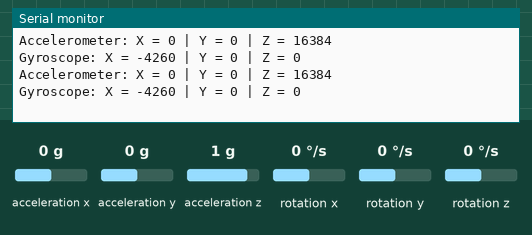
A sketch run on a simulated Arduino Uno, built with avr-gcc and run on an emulated ATmega328P. Shown: the last lines printed to the serial monitor. Wiring (inferred from the names in the program): MPU-6050 motion sensor at I2C address 0x68. The inputs (shaded band) are chosen by the test bench; at power-on: acceleration x 0 g, acceleration y 0 g, acceleration z 1 g, rotation x 0 °/s, rotation y 0 °/s, rotation z 0 °/s.

Above: at 1.8 s.
1.9 s: acceleration x set to -1.4 g
At 2.9 s:
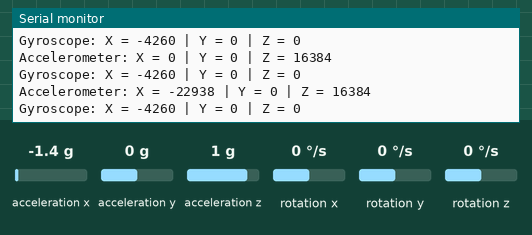
3.4 s: acceleration y set to -1.4 g
At 4.7 s:
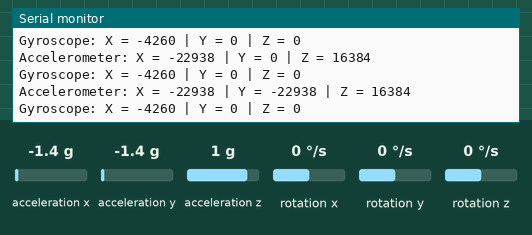
4.9 s: acceleration z set to -1.4 g
At 6.0 s:
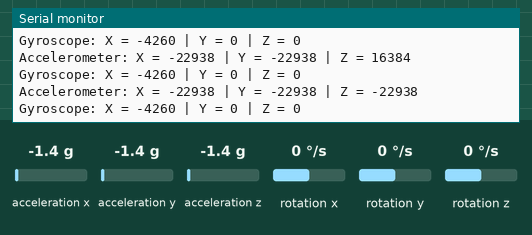
6.4 s: rotation x set to -192 °/s
At 7.7 s:
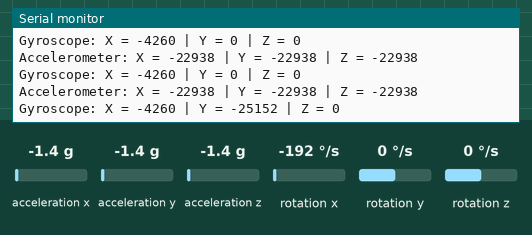
7.9 s: rotation y set to -192 °/s
At 9.1 s:
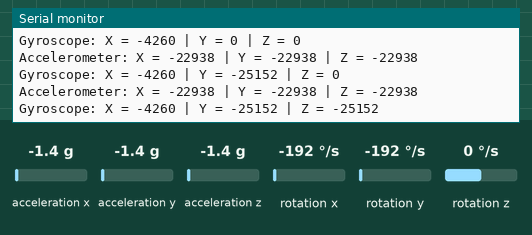

The sketch:

MPU6050.ino
```cpp
#include <Wire.h>
const int MPU_addr = 0x68;  // I2C address of the MPU-6050

int16_t accelerometer_x, accelerometer_y, accelerometer_z;
int16_t gyro_x, gyro_y, gyro_z;

void setup() {
  Wire.begin();
  Wire.beginTransmission(MPU_addr);
  Wire.write(0x6B);  // PWR_MGMT_1 register
  Wire.write(0);     // Wake up the MPU-6050
  Wire.endTransmission(true);
  Serial.begin(9600);
}

void loop() {
  Wire.beginTransmission(MPU_addr);
  Wire.write(0x3B);  // starting with register 0x3B (ACCEL_XOUT_H)
  Wire.endTransmission(false);
  Wire.requestFrom(MPU_addr, 14, true);  // request a total of 14 registers

  accelerometer_x = Wire.read() << 8 | Wire.read();
  accelerometer_y = Wire.read() << 8 | Wire.read();
  accelerometer_z = Wire.read() << 8 | Wire.read();
  gyro_x = Wire.read() << 8 | Wire.read();
  gyro_y = Wire.read() << 8 | Wire.read();
  gyro_z = Wire.read() << 8 | Wire.read();

  Serial.print("Accelerometer: ");
  Serial.print("X = "); Serial.print(accelerometer_x);
  Serial.print(" | Y = "); Serial.print(accelerometer_y);
  Serial.print(" | Z = "); Serial.println(accelerometer_z);

  Serial.print("Gyroscope: ");
  Serial.print("X = "); Serial.print(gyro_x);
  Serial.print(" | Y = "); Serial.print(gyro_y);
  Serial.print(" | Z = "); Serial.println(gyro_z);

  delay(1000);
}
```

Measured:
- after the input at 1.9 s, the serial monitor: prints a new line after 0.14 s (image 1)
- after the input at 3.4 s, the serial monitor: prints a new line after 0.68 s (image 2)
- after the input at 4.9 s, the serial monitor: prints a new line after 0.21 s (image 3)
- after the input at 6.4 s, the serial monitor: prints a new line after 0.82 s (image 4)
- after the input at 7.9 s, the serial monitor: prints a new line after 0.36 s (image 5)
